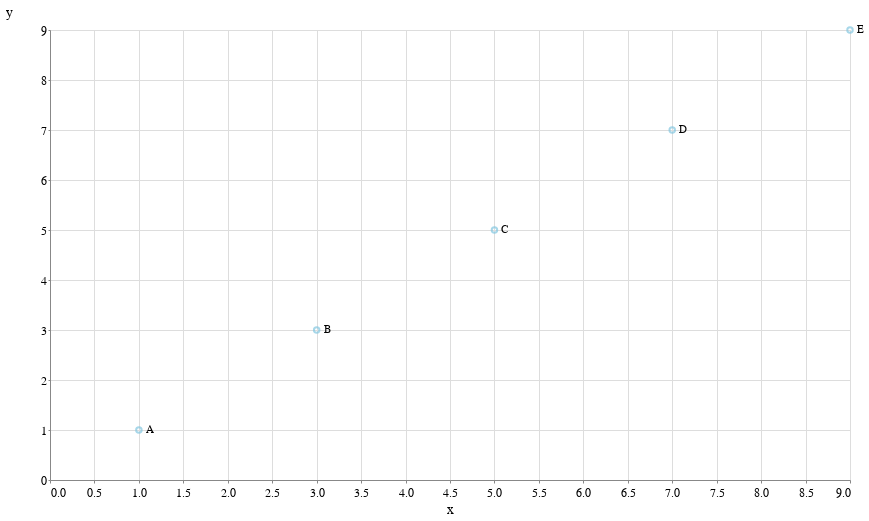

The notebook cell saved with this chart:
### Code cell
source = pd.DataFrame({
    'x': [1, 3, 5, 7, 9],
    'y': [1, 3, 5, 7, 9],
    'label': ['A', 'B', 'C', 'D', 'E']
})

bars = alt.Chart(source).mark_point().encode(
    x='x:Q',
    y='y:Q'
)

text = bars.mark_text(
    align='left',
    baseline='middle',
    dx=7
).encode(
    text='label'
)

bars + text

### Figure 1 — Vega-Lite specification as saved in the notebook (floating-point values rounded to 4 significant figures)
{"$schema": "https://vega.github.io/schema/vega-lite/v2.6.0.json", "config": {"arc": {"fill": "#82c6df"}, "area": {"fill": "#82c6df"}, "axis": {"labelFont": "Benton Gothic, sans", "labelFontSize": 12, "labelFontWeight": "normal", "titleFont": "Benton Gothic Bold, sans", "titleFontSize": 14, "titleFontWeight": "normal"}, "axisX": {"labelAngle": 0, "labelPadding": 4, "tickSize": 3}, "axisY": {"labelBaseline": "middle", "maxExtent": 45, "minExtent": 45, "tickSize": 2, "titleAlign": "left", "titleAngle": 0, "titleX": -45, "titleY": -11}, "background": "#ffffff", "bar": {"fill": "#82c6df"}, "legend": {"labelFont": "Benton Gothic, sans", "labelFontSize": 13, "symbolType": "square", "titleFont": "Benton Gothic Bold, sans", "titleFontSize": 14, "titleFontWeight": "normal"}, "line": {"stroke": "#82c6df", "strokeWidth": 3}, "path": {"stroke": "#82c6df"}, "point": {"stroke": "#82c6df"}, "range": {"category": ["#3580b1", "#ec8431", "#ab7fb4", "#c89d29", "#adc839", "#829eb1"], "diverging": ["#e68a4f", "#f4bb6a", "#f9e39c", "#dadfe2", "#a6b7c6", "#849eae"], "heatmap": ["#fbf2c7", "#f9e39c", "#f8d36e", "#f4bb6a", "#e68a4f", "#d15a40", "#ab4232"], "ordinal": ["#fbf2c7", "#f9e39c", "#f8d36e", "#f4bb6a", "#e68a4f", "#d15a40", "#ab4232"], "ramp": ["#fbf2c7", "#f9e39c", "#f8d36e", "#f4bb6a", "#e68a4f", "#d15a40", "#ab4232"]}, "rect": {"fill": "#82c6df"}, "shape": {"stroke": "#82c6df"}, "symbol": {"fill": "#82c6df", "size": 30}, "title": {"anchor": "start", "font": "Benton Gothic Bold, sans", "fontColor": "#000000", "fontSize": 22, "fontWeight": "normal"}, "view": {"height": 450, "width": 800}}, "datasets": {"data-4db6ddb6c4b049d1ba9819161e3b8018": [{"label": "A", "x": 1, "y": 1}, {"label": "B", "x": 3, "y": 3}, {"label": "C", "x": 5, "y": 5}, {"label": "D", "x": 7, "y": 7}, {"label": "E", "x": 9, "y": 9}]}, "layer": [{"data": {"name": "data-4db6ddb6c4b049d1ba9819161e3b8018"}, "encoding": {"x": {"field": "x", "type": "quantitative"}, "y": {"field": "y", "type": "quantitative"}}, "mark": "point"}, {"data": {"name": "data-4db6ddb6c4b049d1ba9819161e3b8018"}, "encoding": {"text": {"field": "label", "type": "nominal"}, "x": {"field": "x", "type": "quantitative"}, "y": {"field": "y", "type": "quantitative"}}, "mark": {"align": "left", "baseline": "middle", "dx": 7, "type": "text"}}]}
